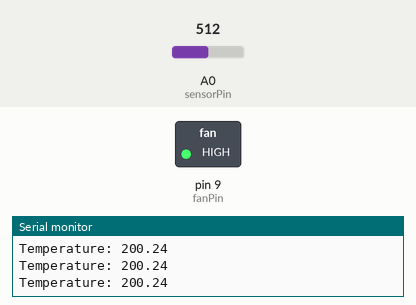
Simulated run of this sketch. Board: Arduino Uno, built with avr-gcc and run on an emulated ATmega328P. On the bench: switched loads named in the sketch (green lamp = pin HIGH), the last lines printed to the serial monitor. Inputs (shaded band) come from the test bench; at power-on: A0 (sensorPin) = 512.

Above: at 1.3 s.
1.4 s: A0 (sensorPin) set to 172
2.9 s: A0 (sensorPin) set to 147
At 4.2 s:
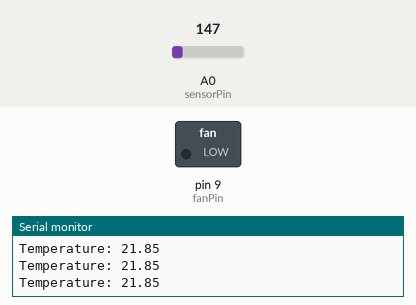
4.5 s: A0 (sensorPin) set to 306
At 5.6 s:
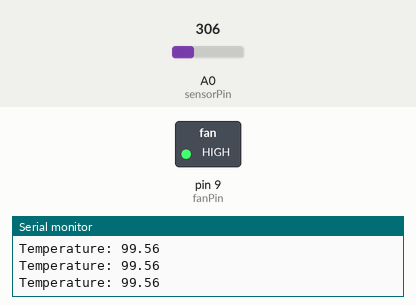
6.0 s: A0 (sensorPin) set to 122
At 6.8 s:
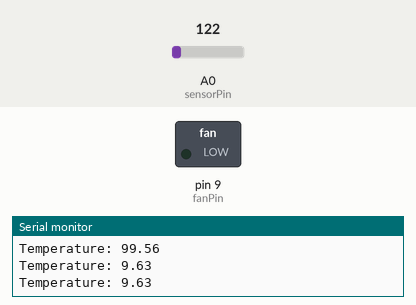
Timing chart, 0 to 8.5 s (numbered marks = the images above; inputs shaded):
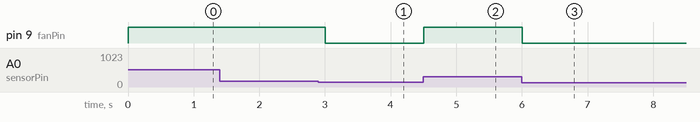

Measured:
- the behaviour switches between 164 and 163 on A0 (sensorPin) (found by bisection; images 0 and 1)
- after the input at 2.9 s, pin 9 (fanPin): HIGH → LOW after 0.11 s
- after the input at 4.5 s, pin 9 (fanPin): LOW → HIGH at once
- after the input at 6.0 s, pin 9 (fanPin): HIGH → LOW at once

The sketch:

temperature_controlled_fan.ino
```cpp
const int sensorPin = A0;
const int fanPin = 9;
const float threshold = 30.0;

void setup() {
  pinMode(fanPin, OUTPUT);
  Serial.begin(9600);
}

void loop() {
  int reading = analogRead(sensorPin);
  float voltage = reading * (5.0 / 1023.0);
  float temperatureC = (voltage - 0.5) * 100.0;

  Serial.print("Temperature: ");
  Serial.println(temperatureC);

  digitalWrite(fanPin,
    temperatureC >= threshold ? HIGH : LOW);

  delay(500);
}
```
